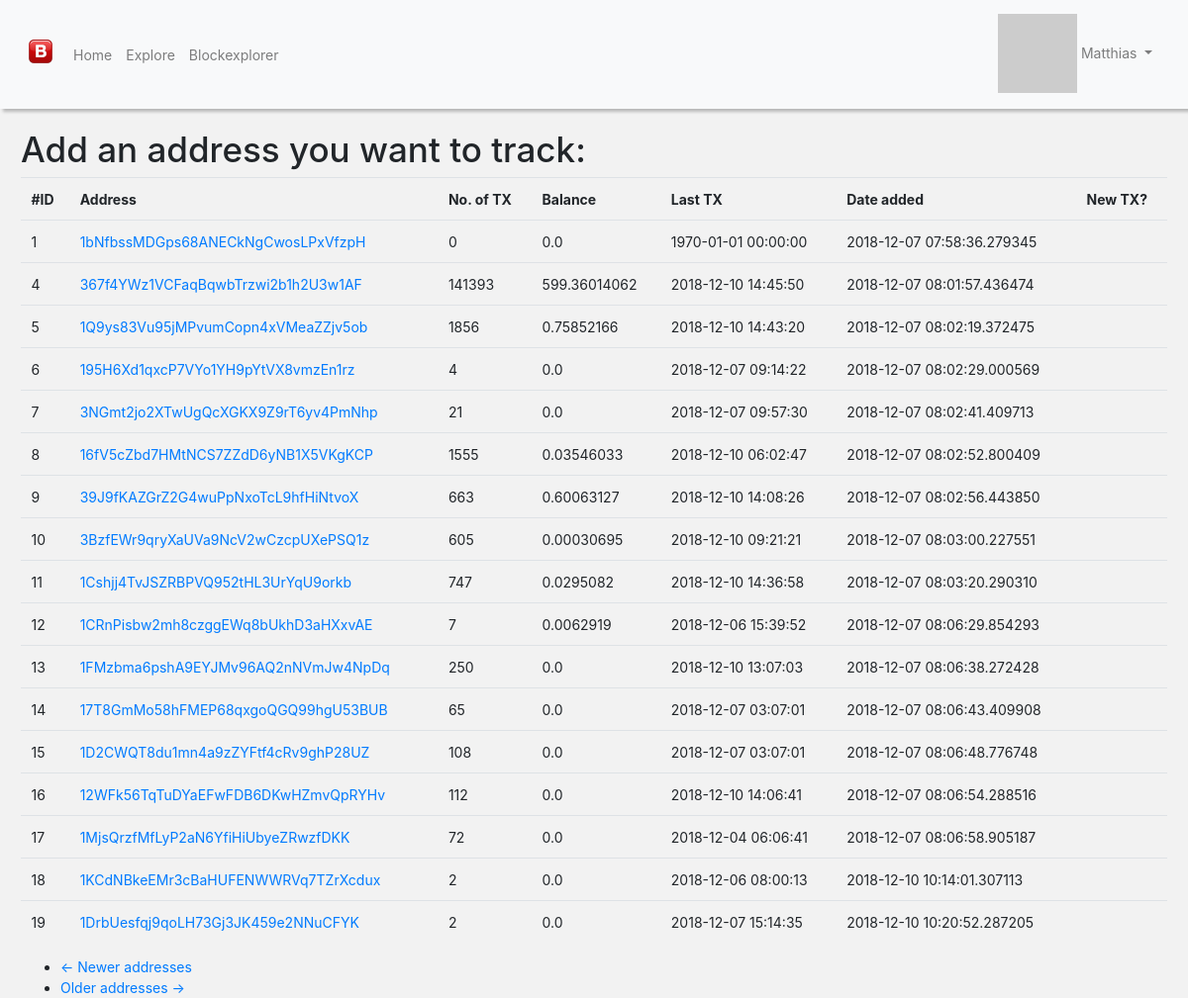
The app's page /addresses (signed in) with its own data.
### app/models.py (models this page shows, shortened)
class User(UserMixin, db.Model):
    id = db.Column(db.Integer, primary_key=True)
    username = db.Column(db.String(64), index=True, unique=True)
    email = db.Column(db.String(120), index=True, unique=True)
    password_hash = db.Column(db.String(128))
    posts = db.relationship('Post', backref='author', lazy='dynamic')
    about_me = db.Column(db.String(140))
    last_seen = db.Column(db.DateTime, default=datetime.utcnow)
    addresses = db.relationship('Address', backref='author', lazy='dynamic')
    followed = db.relationship(
        'User', secondary=followers,
        primaryjoin=(followers.c.follower_id == id),
        secondaryjoin=(followers.c.followed_id == id),
        backref=db.backref('followers', lazy='dynamic'), lazy='dynamic')
    followed_address = db.relationship(
        'Address', secondary = user_address_follow,
        backref = db.backref('tracked_addresses', lazy='dynamic'),lazy='dynamic')
    def avatar(self, size):
        digest = md5(self.username.lower().encode('utf-8')).hexdigest()
        return 'https://www.gravatar.com/avatar/{}?d=identicon&s={}'.format(
            digest, size)
    def tracked_addresses(self):
        return self.followed_address.filter(
                user_address_follow.c.user_id == self.id).all()

class Address(db.Model):
    id = db.Column(db.Integer, primary_key=True)
    address = db.Column(db.String(140))
    n_tx = db.Column(db.Integer)
    total_received = db.Column(db.String(140))
    total_sent = db.Column(db.String(140))
    last_tx = db.Column(db.DateTime, default=None)
    date_added = db.Column(db.DateTime, default=datetime.utcnow)
    balance = db.Column(db.String(140))
    comment = db.Column(db.String(280))
    user_id = db.Column(db.Integer, db.ForeignKey('user.id'))

### app/routes.py (the view)
@app.route('/addresses', methods=['GET'])
@login_required
def show_tracked_addresses():
    return render_template('address.html', title='My addresses',
                           addresses=current_user.tracked_addresses())

### app/models.py (called while the page is built)
@login.user_loader
def load_user(id):
    return User.query.get(int(id))

### app/routes.py (called while the page is built)
@app.before_request
def before_request():
    if current_user.is_authenticated:
        current_user.last_seen = datetime.utcnow()
        db.session.commit()

### app/templates/address.html (shortened to what this page needs)
{% extends "base.html" %}
{% import 'bootstrap/wtf.html' as wtf %}
{% block app_content %}
    <h1>Add an address you want to track:</h1>
    {% include '_addresses.html' %}
    <nav aria-label="...">
        <ul class="pager">
            <li class="previous{% if not prev_url %} disabled{% endif %}"> <a href="{{ prev_url or '#' }}">
                        <span aria-hidden="true">&larr;</span> Newer addresses
                    </a>
            </li>
            <li class="next{% if not next_url %} disabled{% endif %}"> <a href="{{ next_url or '#' }}">
                        Older addresses <span aria-hidden="true">&rarr;</span>
                    </a>
            </li>
        </ul>
    </nav>
    {% endblock %}

### app/templates/base.html (shortened to what this page needs)
{% extends 'bootstrap/base.html' %}
{% block styles %}
    <link rel="stylesheet" href="https://maxcdn.bootstrapcdn.com/bootstrap/4.0.0/css/bootstrap.min.css">
    <link rel="stylesheet" href="{{ url_for('static', filename='style.css') }}">
 {% endblock %}
{% block navbar %}
<div class="container-full" id="custom-nav">
    <nav class="navbar navbar-light bg-light navbar-expand-lg" >
        <div class="container-fluid" style="width: 100%">
            <a class="navbar-brand" href="{{ url_for('index') }}">
                <img id="imagelogo" src="{{ url_for('static', filename='images/logo/logo.png') }}" style="padding-bottom: 6px">
            </a>
            <div class="collapse navbar-collapse" id="bs-example-navbar-collapse-1">
                <ul class="nav navbar-nav">
                    <li class="nav-item">
                        <a href="{{ url_for('index') }}" class="nav-link">Home</a>
                    </li>
                    <li class="nav-item">
                        <a href="{{ url_for('explore') }}" class="nav-link">Explore</a>
                    </li>
                    <li class="nav-item">
                        <a href="{{ url_for('block_explorer') }}" class="nav-link">Blockexplorer</a>
                    </li>
                </ul>
                <ul class="nav navbar-nav ml-auto">
                    {% if current_user.is_anonymous %}
                    <li class="nav-item">
                        <a href="{{ url_for('login') }}" class="nav-link">Login</a>
                    </li>
                    {% else %}
                    <li class="nav-item dropdown">
                        <a class="nav-link dropdown-toggle" href="#" id="navbarDropdown" role="button" data-toggle="dropdown" aria-haspopup="true" aria-expanded="false">
                            <img src="{{ current_user.avatar(15) }}" style="padding-bottom: 2px"> {{ current_user.username }}
                        </a>
                    </li>
                    {% endif %}
                </ul>
            </div>
        </div>
    </nav>
</div>
{% endblock %}
{% block content %}
<div class="container-full">
    <div class="container-fluid" style="width:99%">
        <div class="container-fluid" style="width: 95%; padding: 10px" >
        </div>
        <div class="container-full" id="main-content-frame" style="" >
        {% block app_content %}
        {% endblock %}
        </div>
    </div>
</div>
{% endblock %}

### app/templates/_addresses.html (shortened to what this page needs)
<table class="table" style="width:100%">
    <tr>
        <th>
            #ID
        </th>
        <th>
            Address
        </th>
        <th>
            No. of TX
        </th>
        <th>
            Balance
        </th>
        <th>
            Last TX
        </th>
        <th>
            Date added
        </th>
        <th>
            New TX?
        </th>
    </tr>
{% for address in addresses %}
    <tr id="address-table">
        <td>
             {{ address.id }}
        </td>
        <td>
            <a href="/blockexplorer/address/{{ address.address }}">{{ address.address }} </a>
        </td>
        <td>
            {{ address.n_tx }}
        </td>
        <td>
            {{ address.balance }}
        </td>
        <td>
            {{ address.last_tx}}
        </td>
        <td>
            {{ address.date_added }}
        </td>
        <td>
        </td>
    </tr>
    {% endfor %}
</table>

### app/static/style.css (style rules this page uses)
#address-table:nth-child(odd) { background-color: #f2f2f2; }
#custom-nav { -webkit-box-shadow: 3px 3px 3px rgb(184, 184, 184); -moz-box-shadow: 3px 3px 3px rgb(184, 184, 184); box-shadow: 3px 3px 3px rgb(184, 184, 184); z-index:999; }
html, body { height:100%; background-color: #f2f2f2; font-size: 14px; }
tr { border-width: 0px; border: 0px; border-top: 0px; }

### records on screen
User: username "Matthias"
Address: id "1", address "1bNfbssMDGps68ANECkNgCwosLPxVfzpH", n_tx "0", balance "0.0", last_tx "1970-01-01 00:00:00", date_added "2018-12-07 07:58:36.279345"
Address: id "4", address "367f4YWz1VCFaqBqwbTrzwi2b1h2U3w1AF", n_tx "141393", balance "599.36014062", last_tx "2018-12-10 14:45:50", date_added "2018-12-07 08:01:57.436474"
Address: id "5", address "1Q9ys83Vu95jMPvumCopn4xVMeaZZjv5ob", n_tx "1856", balance "0.75852166", last_tx "2018-12-10 14:43:20", date_added "2018-12-07 08:02:19.372475"
Address: id "6", address "195H6Xd1qxcP7VYo1YH9pYtVX8vmzEn1rz", n_tx "4", balance "0.0", last_tx "2018-12-07 09:14:22", date_added "2018-12-07 08:02:29.000569"
Address: id "7", address "3NGmt2jo2XTwUgQcXGKX9Z9rT6yv4PmNhp", n_tx "21", balance "0.0", last_tx "2018-12-07 09:57:30", date_added "2018-12-07 08:02:41.409713"
Address: id "8", address "16fV5cZbd7HMtNCS7ZZdD6yNB1X5VKgKCP", n_tx "1555", balance "0.03546033", last_tx "2018-12-10 06:02:47", date_added "2018-12-07 08:02:52.800409"
Address: id "9", address "39J9fKAZGrZ2G4wuPpNxoTcL9hfHiNtvoX", n_tx "663", balance "0.60063127", last_tx "2018-12-10 14:08:26", date_added "2018-12-07 08:02:56.443850"
Address: id "10", address "3BzfEWr9qryXaUVa9NcV2wCzcpUXePSQ1z", n_tx "605", balance "0.00030695", last_tx "2018-12-10 09:21:21", date_added "2018-12-07 08:03:00.227551"
Address: id "11", address "1Cshjj4TvJSZRBPVQ952tHL3UrYqU9orkb", n_tx "747", balance "0.0295082", last_tx "2018-12-10 14:36:58", date_added "2018-12-07 08:03:20.290310"
Address: id "12", address "1CRnPisbw2mh8czggEWq8bUkhD3aHXxvAE", n_tx "7", balance "0.0062919", last_tx "2018-12-06 15:39:52", date_added "2018-12-07 08:06:29.854293"
Address: id "13", address "1FMzbma6pshA9EYJMv96AQ2nNVmJw4NpDq", n_tx "250", balance "0.0", last_tx "2018-12-10 13:07:03", date_added "2018-12-07 08:06:38.272428"
Address: id "14", address "17T8GmMo58hFMEP68qxgoQGQ99hgU53BUB", n_tx "65", balance "0.0", last_tx "2018-12-07 03:07:01", date_added "2018-12-07 08:06:43.409908"
Address: id "15", address "1D2CWQT8du1mn4a9zZYFtf4cRv9ghP28UZ", n_tx "108", balance "0.0", last_tx "2018-12-07 03:07:01", date_added "2018-12-07 08:06:48.776748"
Address: id "16", address "12WFk56TqTuDYaEFwFDB6DKwHZmvQpRYHv", n_tx "112", balance "0.0", last_tx "2018-12-10 14:06:41", date_added "2018-12-07 08:06:54.288516"
Address: id "17", address "1MjsQrzfMfLyP2aN6YfiHiUbyeZRwzfDKK", n_tx "72", balance "0.0", last_tx "2018-12-04 06:06:41", date_added "2018-12-07 08:06:58.905187"
Address: id "18", address "1KCdNBkeEMr3cBaHUFENWWRVq7TZrXcdux", n_tx "2", balance "0.0", last_tx "2018-12-06 08:00:13", date_added "2018-12-10 10:14:01.307113"
Address: id "19", address "1DrbUesfqj9qoLH73Gj3JK459e2NNuCFYK", n_tx "2", balance "0.0", last_tx "2018-12-07 15:14:35", date_added "2018-12-10 10:20:52.287205"
